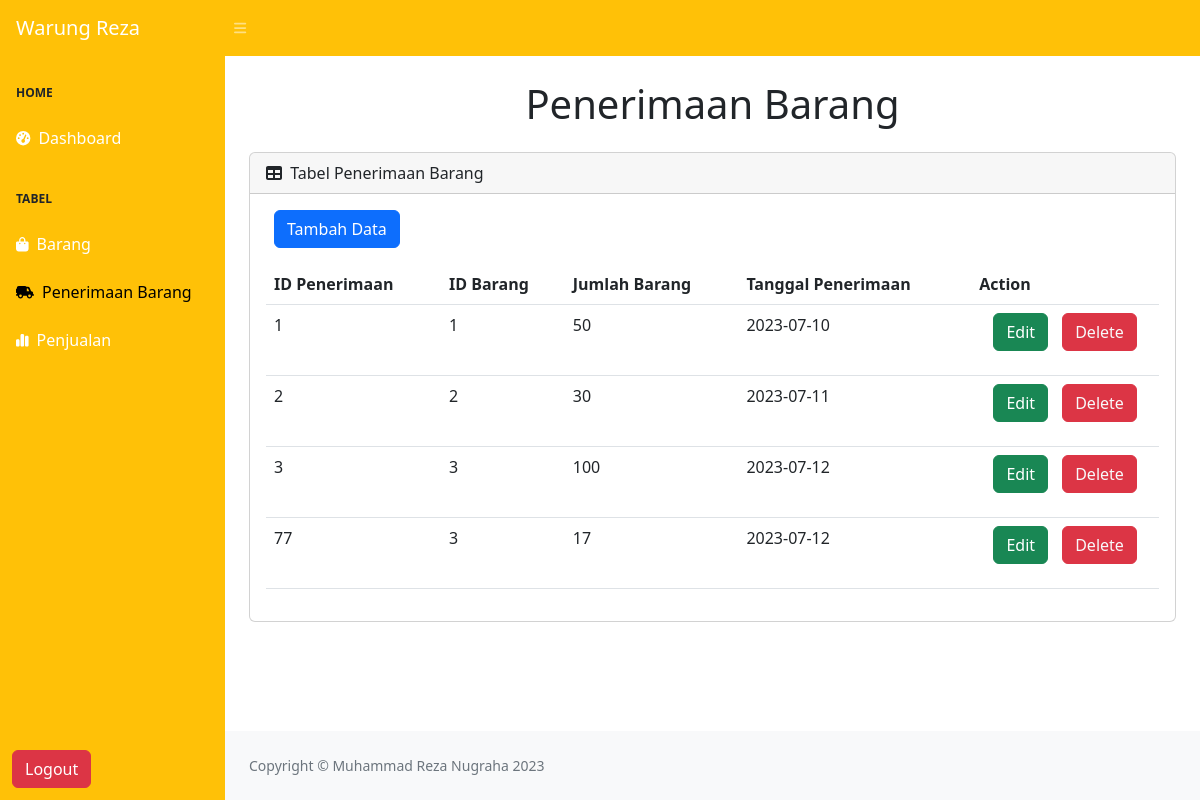
The page /views/penerimaan.php (signed in) on the database its author committed.
### tables this page shows
CREATE TABLE `penerimaan_barang` (
  `id` int(11) NOT NULL,
  `id_penerimaan` int(11) NOT NULL,
  `id_barang` int(11) NOT NULL,
  `jumlah_barang` int(50) NOT NULL,
  `tanggal_penerimaan` date NOT NULL
);

### views/penerimaan.php (the view, shortened to what this page needs)
<?php
    include '../config/koneksi.php';
?>
<!DOCTYPE html>
<html lang="en">
    <head>
        <link href="https://cdn.jsdelivr.net/npm/simple-datatables@7.1.2/dist/style.min.css" rel="stylesheet" />
        <link href="../css/styles.css" rel="stylesheet" />
    </head>
    <body class="sb-nav-fixed">
        <nav class="sb-topnav navbar navbar-expand navbar-dark bg-warning">
            <a class="navbar-brand ps-3" href="index.html">Warung Reza</a>
            <button class="btn btn-link btn-sm order-1 order-lg-0 me-4 me-lg-0" id="sidebarToggle" href="#!"><i class="fas fa-bars"></i></button>
        </nav>
        <div id="layoutSidenav">
    <div id="layoutSidenav_nav">
        <nav class="sb-sidenav accordion sb-sidenav-secondary bg-warning" id="sidenavAccordion">
            <div class="sb-sidenav-menu">
                <div class="nav">
                    <div class="sb-sidenav-menu-heading">Home</div>
                    <a class="nav-link text-white" href="./home.php">
                        <div class="sb-nav-link-icon"><i class="fas fa-tachometer-alt"></i></div>
                        Dashboard
                    </a>
                    <div class="sb-sidenav-menu-heading">Tabel</div>
                    <a class="nav-link text-white" href="./barang.php">
                        <div class="sb-nav-link-icon"><i class="fa-solid fa-bag-shopping"></i></div>
                        Barang
                    </a>
                    <a class="nav-link active text-black" href="./penerimaan.php">
                        <div class="sb-nav-link-icon"><i class="fa-solid fa-truck-field"></i></div>
                        Penerimaan Barang
                    </a>
                    <a class="nav-link text-white" href="./penjualan.php">
                        <div class="sb-nav-link-icon"><i class="fa-solid fa-chart-simple"></i></div>
                        Penjualan
                    </a>
                </div>
            </div>
            <div class="sb-sidenav-footer">
            <a class="btn btn-danger ms-auto me-2" href="../proses/logout.php">Logout</a>
            </div>
        </nav>
    </div>
    <div id="layoutSidenav_content">
        <main>
            <div class="container-fluid px-4">
                <h1 class="my-4 text-center">Penerimaan Barang</h1>
                <div class="card mb-4">
                    <div class="card-header">
                        <i class="fas fa-table me-1"></i>
                        Tabel Penerimaan Barang
                    </div>
                    <div class="card-body">
                        <div id="pagination-container" class="d-flex mb-3">
                            <a href="tambahpenerimaan.php" class="btn btn-primary ms-2">Tambah Data</a>
                        </div>
                        <table id="datatablesSimple" class="table">
                            <thead>
                                <tr>
                                    <th>ID Penerimaan</th>
                                    <th>ID Barang</th>
                                    <th>Jumlah Barang</th>
                                    <th>Tanggal Penerimaan</th>
                                    <th>Action</th>
                                </tr>
                            </thead>
                            <tbody>
                                <?php
                                    $query = "SELECT * FROM penerimaan_barang";
                                    $result = mysqli_query($koneksi, $query);
                                    while ($data = mysqli_fetch_assoc($result)) {
                                ?>
                                <tr>
                                    <td><?= $data['id_penerimaan'] ?></td>
                                    <td><?= $data['id_barang'] ?></td>
                                    <td><?= $data['jumlah_barang'] ?></td>
                                    <td><?= $data['tanggal_penerimaan'] ?></td>
                                    <td>
                                        <ul class="list-inline d-flex justify-content-evenly">
                                            <li><a href="./editpenerimaan.php?id=<?= $data['id'] ?>" class="btn btn-success">Edit</a></li>
                                            <li>
                                                <form action="../proses/deletepenerimaan.php" method="post">
                                                    <button class="btn btn-danger text-light">Delete</button>
                                                </form>
                                            </li>
                                        </ul>
                                    </td>
                                </tr>
                                <?php
                                    }
                                ?>
                            </tbody>
                        </table>
                    </div>
                </div>
            </div>
        </main>
        <footer class="py-4 bg-light mt-auto">
            <div class="container-fluid px-4">
                <div class="d-flex align-items-center justify-content-between small">
                    <div class="text-muted">Copyright &copy; Muhammad Reza Nugraha 2023</div>
                </div>
            </div>
        </footer>
    </div>
</div>
    </body>
</html>

### rows shown on the page
penerimaan_barang: id_penerimaan "1", id_barang "1", jumlah_barang "50", tanggal_penerimaan "2023-07-10"
penerimaan_barang: id_penerimaan "2", id_barang "2", jumlah_barang "30", tanggal_penerimaan "2023-07-11"
penerimaan_barang: id_penerimaan "3", id_barang "3", jumlah_barang "100", tanggal_penerimaan "2023-07-12"
penerimaan_barang: id_penerimaan "77", id_barang "3", jumlah_barang "17", tanggal_penerimaan "2023-07-12"
